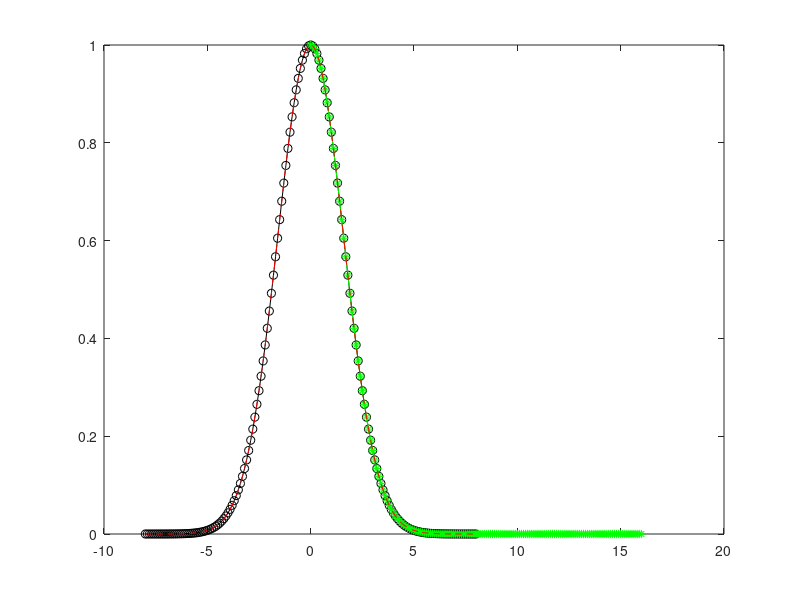

Recreate this plot in MATLAB.

clc
clear all
L=2;


Ruu=@(x,L) exp(-pi*x.^2/(4*L.^2));
b=@(x,L) exp(-pi*x.^2/(2*L.^2));

dx=0.1;
N=4;
nn=2*N/dx;
x=-N*L:dx:N*L;

f1=b(x,L);

uu=sum(f1.*f1);


for i=1:numel(x)
    x0 = dx*(i-nn-1);
    f2(i) = sum(  f1.*b(x+x0,L) );
    f3(i) = sum(  f1(i:end).*f1(1:end-i+1) );
    
end


out = f2./uu;
out3 = f3./uu;
plot(x,out,'k-o',x+2*N,out3,'g-*',x,Ruu(x,L),'r--');


